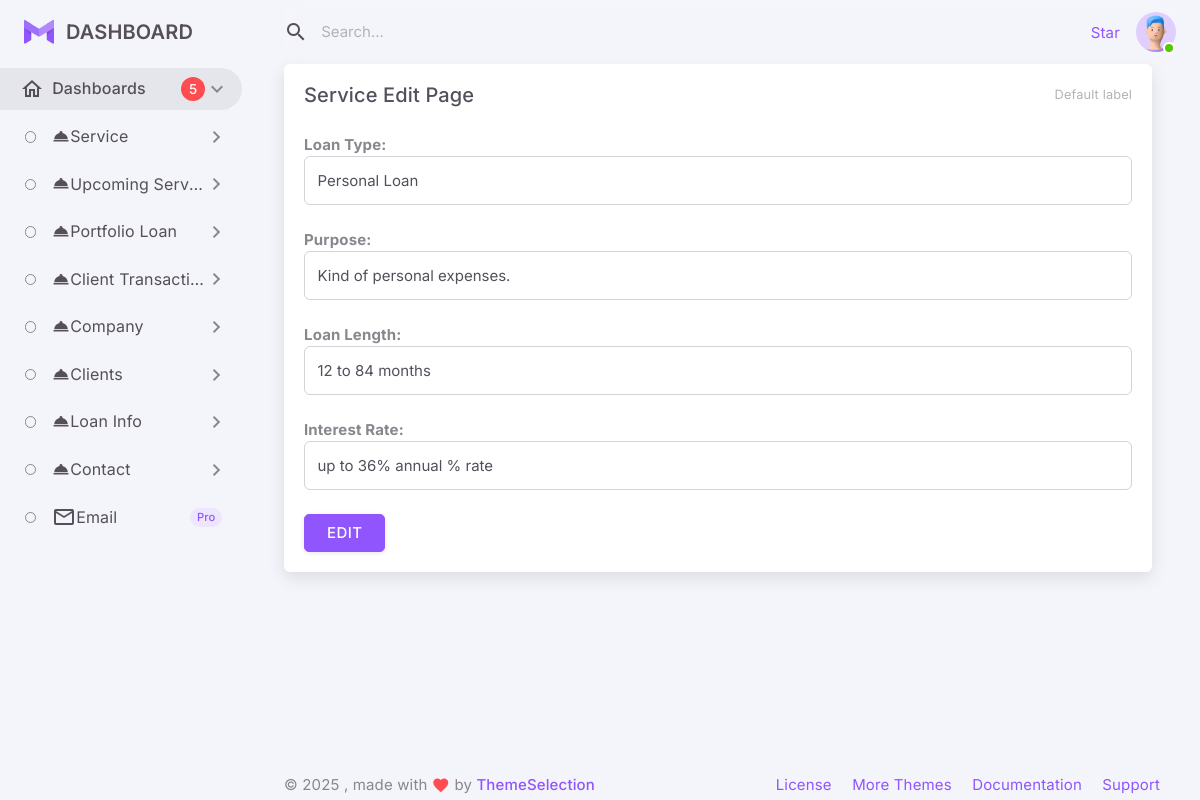
Screenshot of /Admin/portfolio_edit.php?nid=1 (signed in) with the database file from the repository.
### tables this page shows
CREATE TABLE `portfolio` (
  `id` int(11) NOT NULL,
  `loan_type` varchar(50) NOT NULL,
  `purpose` varchar(50) NOT NULL,
  `loan_length` varchar(50) NOT NULL,
  `interest_rate` varchar(50) NOT NULL,
  `photo` varchar(100) NOT NULL
);

### Admin/portfolio_edit.php (the view, shortened to what this page needs)
<?php
include_once("hakiconfig.php");
$Found = $_GET['nid'];
   $Akainu = $Haki->query("SELECT * FROM portfolio WHERE id ='$Found' ");
    $Brook = $Akainu->fetch_object();
?>
<!DOCTYPE html>
<html
  lang="en"
  class="light-style layout-menu-fixed layout-compact"
  dir="ltr"
  data-theme="theme-default"
  data-assets-path="assets/"
  data-template="vertical-menu-template-free">
  <head>
    <link rel="stylesheet" href="assets/vendor/fonts/materialdesignicons.css" />
    <link rel="stylesheet" href="assets/vendor/libs/node-waves/node-waves.css" />
    <link rel="stylesheet" href="assets/vendor/css/core.css" class="template-customizer-core-css" />
    <link rel="stylesheet" href="assets/vendor/css/theme-default.css" class="template-customizer-theme-css" />
    <link rel="stylesheet" href="assets/css/demo.css" />
    <link rel="stylesheet" href="assets/vendor/libs/perfect-scrollbar/perfect-scrollbar.css" />
    <link rel="stylesheet" href="assets/vendor/libs/apex-charts/apex-charts.css" />
  </head>
  <body>
    <div class="layout-wrapper layout-content-navbar">
      <div class="layout-container">
        <?php include_once("partials/left_navbar.php") ?>
        <div class="layout-page">
          <nav
            class="layout-navbar container-xxl navbar navbar-expand-xl navbar-detached align-items-center bg-navbar-theme"
            id="layout-navbar">
            <?php include_once("partials/header_search.php") ?>
          </nav>
          <div class="content-wrapper">
            <div class="container-xxl flex-grow-1 container-p-y">
              <div class="row gy-4">
                <div class="row">
                <div class="col-xl">
                  <div class="card mb-4">
                    <div class="card-header d-flex justify-content-between align-items-center">
                      <h5 class="mb-0">Service Edit Page</h5>
                      <small class="text-muted float-end">Default label</small>
                    </div>
                    <div class="card-body">
                      <form action="" method="post">
                     <b>Loan Type: </b> <br>
                        <div class="form-floating form-floating-outline mb-4">
                          <input type="text" class="form-control" name="pname" value="<?php echo $Brook->loan_type ?>" id="basic-default-fullname" placeholder="Service Category" />
                        </div>
                        <b>Purpose: </b> <br>
                        <div class="form-floating form-floating-outline mb-4">
                          <input type="text" class="form-control" name="pcharge" value="<?php echo $Brook->purpose ?>" id="basic-default-company" placeholder="% or Taka" />
                        </div>
                        <b>Loan Length: </b> <br>
                        <div class="form-floating form-floating-outline mb-4">
                          <input type="text" class="form-control" name="papply" value="<?php echo $Brook->loan_length ?>" id="basic-default-company" placeholder="Session or Time" />
                        </div>
                        <b>Interest Rate: </b> <br>
                        <div class="form-floating form-floating-outline mb-4">
                          <input type="text" class="form-control" name="ppapply" value="<?php echo $Brook->interest_rate ?>" id="basic-default-company" placeholder="Session or Time" />
                        </div>
                        <button type="submit" name="update" class="btn btn-primary">EDIT</button>
                      </form>
                    </div>
                  </div>
                </div>
               </div>
              </div>
            </div>
            <?php include_once("partials/footer.php") ?>
          </div>
        </div>
      </div>
    </div>
  </body>
</html>

### rows the page displays
portfolio: pname "Personal Loan", pcharge "Kind of personal expenses.", papply "12 to 84 months", ppapply "up to 36% annual % rate"
